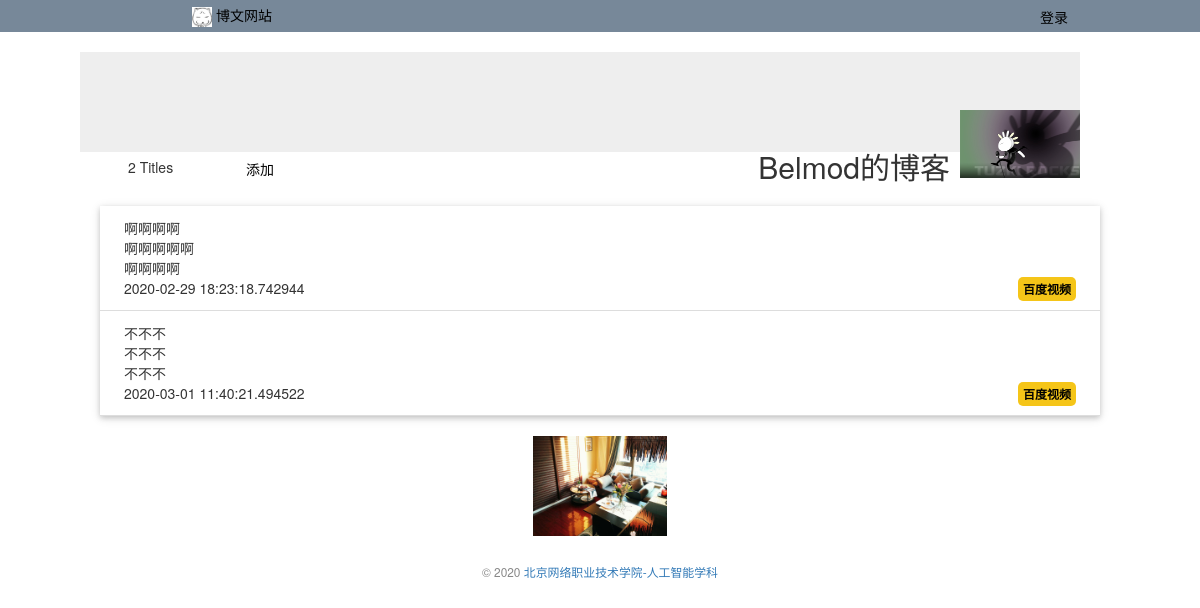
Before: / with the older database file.
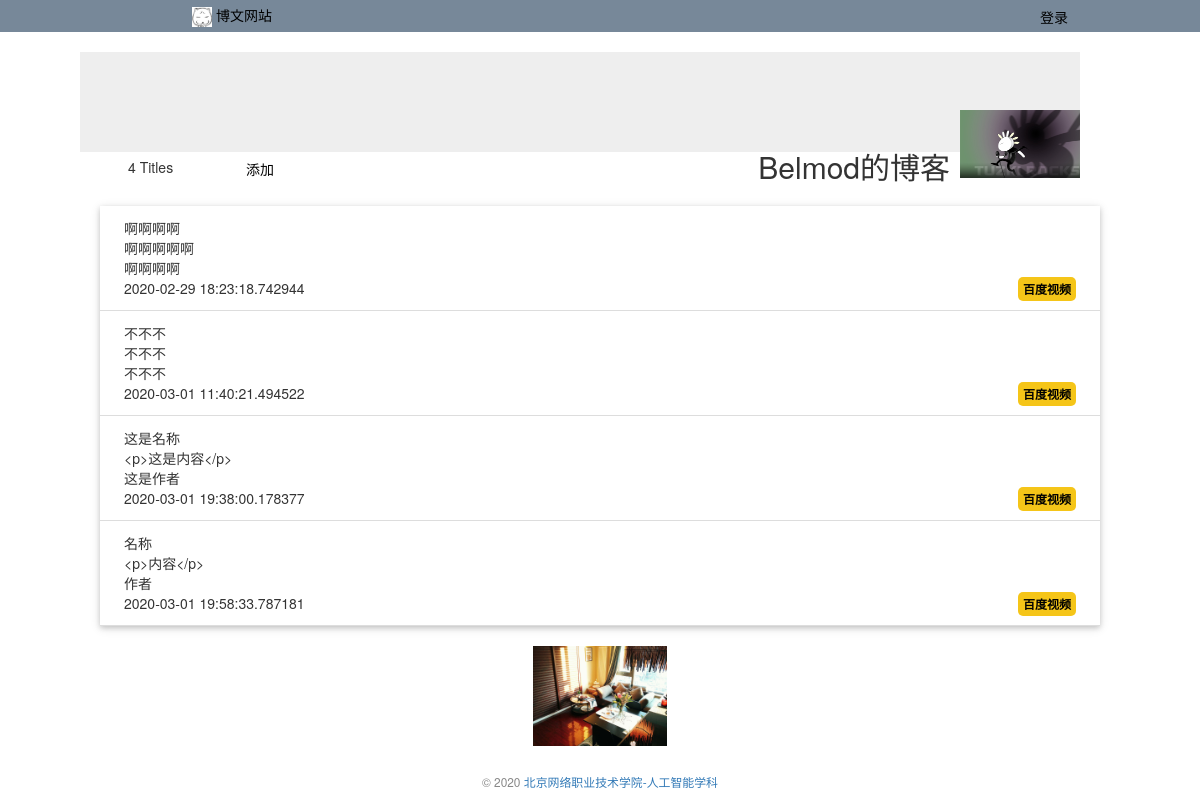
After: the same page with the newer database file.
### watchlist/models.py (models this page shows, shortened)
class User(db.Model,UserMixin):
    id = Column(Integer,primary_key=True) # 主键
    name = Column(String(20))
    username = Column(String(20))   # 用户名
    password_hash = Column(String(128)) #密码散列值

class Ariticles(db.Model):
    id = Column(Integer,primary_key=True) # 主键
    title = Column(String(60))
    content = Column(String(1000))
    author = Column(String(20))
    pubdate = Column(db.DateTime, default=datetime.datetime.now, onupdate=datetime.datetime.now)

### watchlist/views.py (the view)
@app.route('/',methods=['GET','POST'])
def index():
	movies = Ariticles.query.all()
	return render_template('index.html',movies=movies)

### watchlist/__init__.py (called while the page is built)
@app.context_processor  # 模板上下文处理函数
def inject_user():
	from watchlist.models import User
	user = User.query.first()
	return dict(user=user)

### watchlist/templates/index.html (shortened to what this page needs)
{% extends 'base.html' %}
{% block content %}
<p style="max-width: 1000px;margin: auto">&emsp;&emsp;{{ movies|length }} Titles
&emsp;&emsp;&emsp;&emsp;<a class='btn' href="{{ url_for('add') }}">添加</a>
</p >
<ul class='movie-list' style="max-width: 1000px;margin: auto;margin-top: 20px">
    {% for movie in movies %}
    <li>
        {{ movie.title }} <br> {{ movie.content }} <br> {{ movie.author }} <br> {{ movie.pubdate }}
        <span class='float-right'>
            <a class='vbd' href="http://v.baidu.com/v?word={{ movie.title }}&ct=301989888&rn=67&pn=0&db=0&s=0&fbl=800&ie=utf-8&oq=nnkd&f=3&rsp=0" target='_blank'
                title="在IMDB中查找此电影">百度视频</a>
        </span>
    {% endfor %}
    </li>
</ul>
<img class='hulu' src="{{ url_for('static',filename='images/2.jpg') }}" alt="" style="margin-top: 20px">
{% endblock %}

### watchlist/templates/base.html (shortened to what this page needs)
<!DOCTYPE html>
<html lang="en">
<head>
    {% block head %}
    <link rel="stylesheet" type="" href="{{ url_for('static',filename='style.css') }}">
    <link rel="stylesheet" href="{{ url_for('static',filename='bootstrap-3.3.7-dist/css/bootstrap.css/bootstrap.min.css') }}">
    {% endblock %}
</head>
<body>
    <nav>
        <ul>
            <li style="float: left;margin: 5px 5px;margin-left:15% ">
                <a href="{{ url_for('index') }}">
                    <img src="{{ url_for('static',filename='images/0216.jpg') }}" alt="" style="width: 20px;height: 20px;">
                    博文网站
                </a>
            </li>
            <li style="float:right;margin-right: 10%;margin-top: 7px">
                <a href="{{ url_for('login') }}">登录</a>
            </li>
        </ul>
    </nav>
        <div class="jumbotron" style="max-width: 1000px;margin: auto;height: 100px;margin-top: 20px;margin-right: 10%;">
            <img class='avatar' src="{{ url_for('static',filename='images/1001.jpg') }}" style="float: right;margin-top:10px">
          <h2 style="float: right;margin-right: 10px;margin-top: 50px">{{ user.name }}的博客</h2>
        </div>
    {% block content %}{% endblock %}
    <footer>
        <small>&copy; 2020 <a href=" ">北京网络职业技术学院-人工智能学科</a></small>
    </footer>
</body>

### watchlist/static/style.css (style rules this page uses)
footer { color: #888888; margin-top: 15px; text-align: center; padding: 10px; }
.avatar { width: 120px; }
.movie-list { list-style: none; padding: 0; margin-bottom: 10px; box-shadow: 0 2px 5px 0 rgba(0, 0, 0, 0.16),0 2px 10px 0 rgba(0, 0, 0, 0.12); }
.movie-list li { padding: 12px 24px; border-bottom: 1px solid #ddd; }
.hulu { display: block; margin: 0 auto; height: 100px; }
nav ul { list-style: none; margin: 0; padding: 0; overflow: hidden; background: lightslategrey; }
nav li { float: right; }
nav li a { color: black; text-align: center; padding: 8px 12px; text-decoration: none }
.float-right { float: right; }
.vbd { font-size: 12px; font-weight: bold; color: black; text-decoration: none; background: #f5c518; border-radius: 5px; padding: 3px 5px; }
.btn { font-size: 12px; padding: 3px 5px; text-decoration: none; cursor: pointer; background: white; color: black; border: 1px solid #555555; border-radius: 5px; }

Changed rows visible on the page:
added Ariticles: title "这是名称", content "<p>这是内容</p>", author "这是作者", pubdate "2020-03-01 19:38:00.178377"
added Ariticles: title "名称", content "<p>内容</p>", author "作者", pubdate "2020-03-01 19:58:33.787181"
Other visible differences:
{{ movies|length }}: "2" → "4"
